Frame 1 (no input): blank canvas, image omitted
Frame 60 (the mouse pressed at the canvas centre just before this capture): blank canvas, image omitted
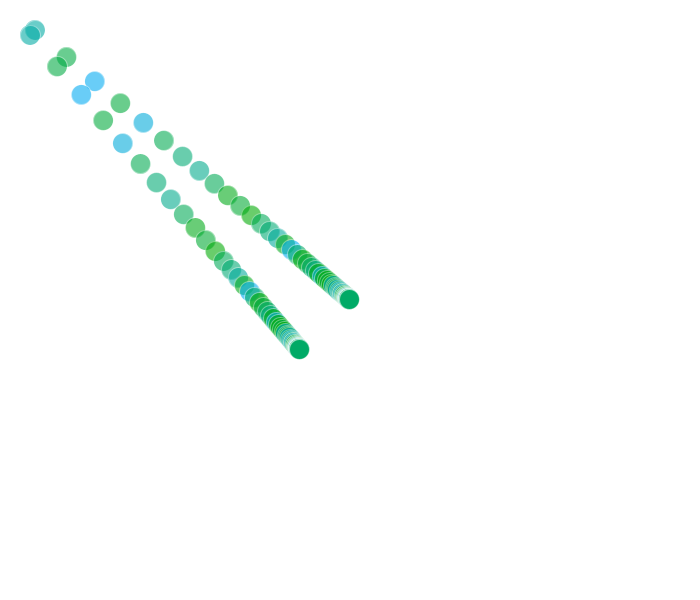
Frame 120 (the mouse held since frame 60 and released just before this capture)

The Processing sketch whose frames 1 and 60 were blank and that drew this single picture after the mouse press (run headless with seeded random() and noise(); from frame 60 on, the mouse is pressed at the canvas centre):

// Processing sketch: processing_147014
// ── processing_147014.pde

void setup() {

  size(700,600);
  background(255);
  smooth();
}

float mouseX2, mouseY2;
float vX, vY;

void draw(){
  if(mousePressed == true) {
  mouseX2= mouseX2+ (mouseX-mouseX2)/10;
  mouseY2= mouseY2+ (mouseY-mouseY2)/10;

 vX=mouseX2;
 vY=mouseY2;
  stroke(255,100);
 fill(0,170,random(255),150);
  ellipse(vX,vY,20,20);
  ellipse(vY,vX,20,20);
}
}
